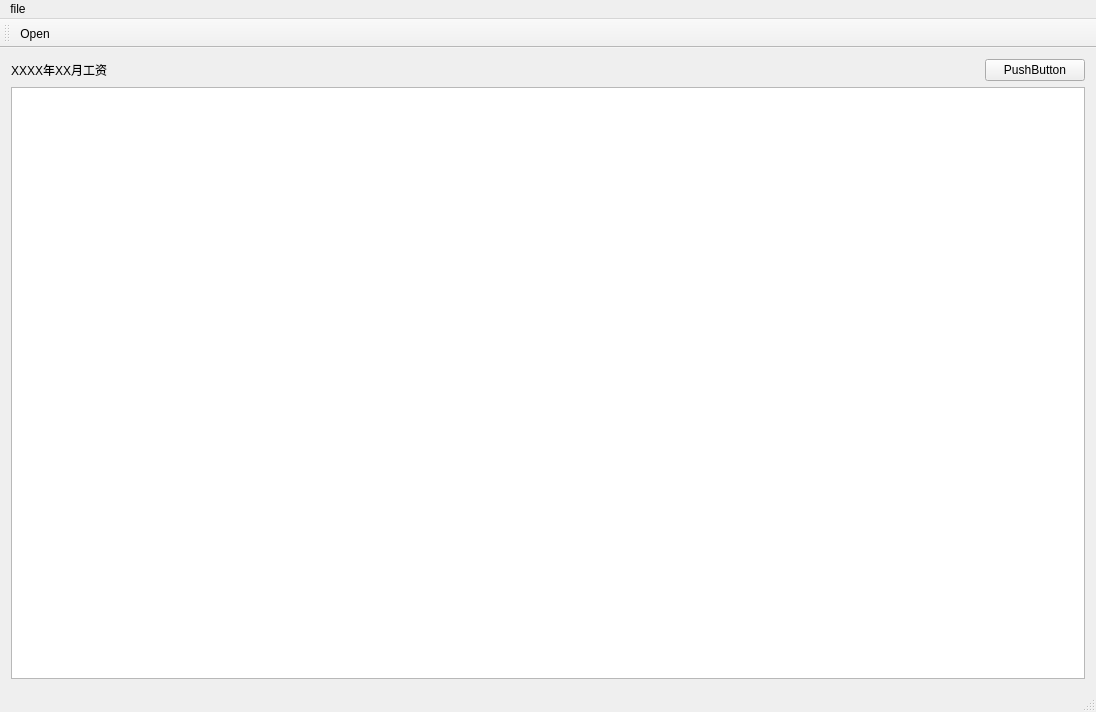
<?xml version="1.0" encoding="UTF-8"?>
<ui version="4.0">
 <class>MainWindow</class>
 <widget class="QMainWindow" name="MainWindow">
  <property name="geometry">
   <rect>
    <x>0</x>
    <y>0</y>
    <width>1096</width>
    <height>712</height>
   </rect>
  </property>
  <property name="windowTitle">
   <string>MainWindow</string>
  </property>
  <widget class="QWidget" name="centralWidget">
   <layout class="QVBoxLayout" name="verticalLayout">
    <item>
     <layout class="QHBoxLayout" name="horizontalLayout">
      <item>
       <widget class="QLabel" name="label">
        <property name="text">
         <string>XXXX年XX月工资</string>
        </property>
        <property name="textFormat">
         <enum>Qt::AutoText</enum>
        </property>
       </widget>
      </item>
      <item>
       <widget class="QPushButton" name="pushButton">
        <property name="maximumSize">
         <size>
          <width>100</width>
          <height>16777215</height>
         </size>
        </property>
        <property name="text">
         <string>PushButton</string>
        </property>
       </widget>
      </item>
     </layout>
    </item>
    <item>
     <widget class="QTableWidget" name="tableWidget"/>
    </item>
   </layout>
  </widget>
  <widget class="QMenuBar" name="menuBar">
   <property name="geometry">
    <rect>
     <x>0</x>
     <y>0</y>
     <width>1096</width>
     <height>23</height>
    </rect>
   </property>
   <widget class="QMenu" name="menu">
    <property name="title">
     <string>file</string>
    </property>
    <addaction name="actionopen"/>
    <addaction name="actionExit"/>
   </widget>
   <addaction name="menu"/>
  </widget>
  <widget class="QToolBar" name="mainToolBar">
   <attribute name="toolBarArea">
    <enum>TopToolBarArea</enum>
   </attribute>
   <attribute name="toolBarBreak">
    <bool>false</bool>
   </attribute>
   <addaction name="actionopen"/>
  </widget>
  <widget class="QStatusBar" name="statusBar">
   <property name="toolTip">
    <string>ready</string>
   </property>
   <property name="statusTip">
    <string>ready</string>
   </property>
  </widget>
  <action name="actionopen">
   <property name="icon">
    <iconset resource="../res/res.qrc">
     <normaloff>:/resource/open_file</normaloff>:/resource/open_file</iconset>
   </property>
   <property name="text">
    <string>Open</string>
   </property>
   <property name="statusTip">
    <string>Open</string>
   </property>
   <property name="shortcut">
    <string>Ctrl+O</string>
   </property>
  </action>
  <action name="actionExit">
   <property name="text">
    <string>Exit</string>
   </property>
   <property name="toolTip">
    <string>&lt;html&gt;&lt;head/&gt;&lt;body&gt;&lt;p&gt;Exit&lt;/p&gt;&lt;/body&gt;&lt;/html&gt;</string>
   </property>
   <property name="statusTip">
    <string>Exit</string>
   </property>
   <property name="shortcut">
    <string>Ctrl+Q</string>
   </property>
  </action>
 </widget>
 <layoutdefault spacing="6" margin="11"/>
 <resources>
  <include location="../res/res.qrc"/>
 </resources>
 <connections/>
</ui>
